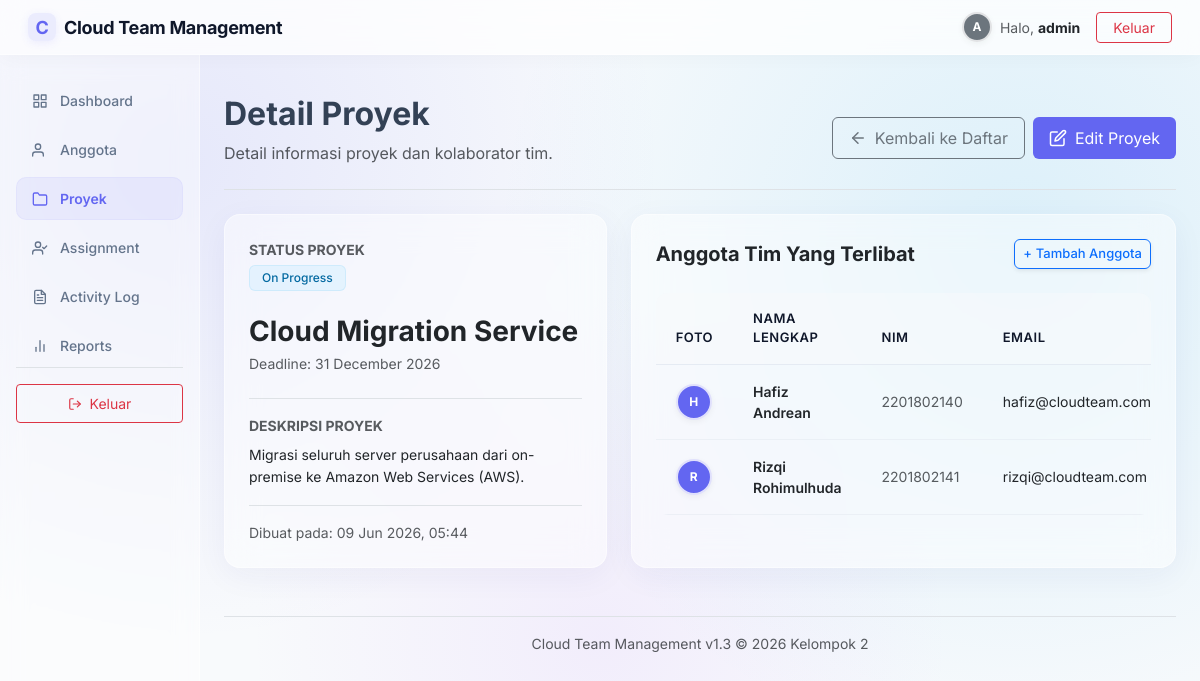
Screenshot of /proyek/detail.php?id=1 (signed in) with the database file from the repository.
### tables this page shows
CREATE TABLE `proyek` (
  `id` INT AUTO_INCREMENT PRIMARY KEY,
  `nama_proyek` VARCHAR(100) NOT NULL,
  `deskripsi` TEXT NULL,
  `status` ENUM('direncanakan', 'berjalan', 'selesai', 'tertunda') NOT NULL DEFAULT 'direncanakan',
  `deadline` DATE NOT NULL,
  `created_at` TIMESTAMP DEFAULT CURRENT_TIMESTAMP,
  `updated_at` TIMESTAMP DEFAULT CURRENT_TIMESTAMP ON UPDATE CURRENT_TIMESTAMP
);

CREATE TABLE `anggota` (
  `id` INT AUTO_INCREMENT PRIMARY KEY,
  `nama` VARCHAR(100) NOT NULL,
  `nim` VARCHAR(50) NOT NULL UNIQUE,
  `email` VARCHAR(100) NULL UNIQUE,
  `foto` VARCHAR(255) NULL,
  `id_user` INT UNIQUE NULL,
  `jabatan` VARCHAR(100) NOT NULL DEFAULT 'Developer',
  `created_at` TIMESTAMP DEFAULT CURRENT_TIMESTAMP,
  `updated_at` TIMESTAMP DEFAULT CURRENT_TIMESTAMP ON UPDATE CURRENT_TIMESTAMP,
  CONSTRAINT `fk_anggota_users` FOREIGN KEY (`id_user`) REFERENCES `users` (`id`) ON DELETE SET NULL ON UPDATE CASCADE
);

### proyek/detail.php (the view, shortened to what this page needs)
<?php
require_once __DIR__ . '/../config/layout.php';
require_once __DIR__ . '/helper.php';
$db = Database::getConnection();
$id = isset($_GET['id']) && is_numeric($_GET['id']) ? (int)$_GET['id'] : 0;
try {
    $stmt = $db->prepare("SELECT * FROM proyek WHERE id = ?");
    $stmt->execute([$id]);
    $project = $stmt->fetch();
    $memberQuery = "
        SELECT a.id, a.nama, a.nim, a.email, a.foto
        FROM anggota a
        JOIN anggota_proyek ap ON a.id = ap.anggota_id
        WHERE ap.proyek_id = ?
        ORDER BY a.nama ASC
    ";
    $memberStmt = $db->prepare($memberQuery);
    $memberStmt->execute([$id]);
    $assignedMembers = $memberStmt->fetchAll();
} catch (PDOException $e) {
    $_SESSION['flash_error'] = 'Database error: ' . $e->getMessage();
    header('Location: index.php');
    exit;
}
?>
<div class="d-flex justify-content-between flex-wrap flex-md-nowrap align-items-center pt-3 pb-2 mb-4 border-bottom">
    <div>
        <h1 class="h2 fw-bold welcome-title" id="page-title">Detail Proyek</h1>
        <p class="welcome-subtitle text-muted">Detail informasi proyek dan kolaborator tim.</p>
    </div>
    <div class="btn-toolbar mb-2 mb-md-0 gap-2">
        <a href="index.php" class="btn btn-outline-secondary d-flex align-items-center gap-2 py-2 px-3">
            <svg width="18" height="18" viewBox="0 0 24 24" fill="none" stroke="currentColor" stroke-width="2" stroke-linecap="round" stroke-linejoin="round"><line x1="19" y1="12" x2="5" y2="12"></line><polyline points="12 19 5 12 12 5"></polyline></svg>
            <span>Kembali ke Daftar</span>
        </a>
        <?php if (($_SESSION['role'] ?? '') === 'admin'): ?>
        <a href="edit.php?id=<?php echo $project['id']; ?>" class="btn btn-primary d-flex align-items-center gap-2 py-2 px-3 border-0" style="background-color: var(--primary-color);">
            <svg width="18" height="18" viewBox="0 0 24 24" fill="none" stroke="currentColor" stroke-width="2" stroke-linecap="round" stroke-linejoin="round"><path d="M11 4H4a2 2 0 0 0-2 2v14a2 2 0 0 0 2 2h14a2 2 0 0 0 2-2v-7"></path><path d="M18.5 2.5a2.121 2.121 0 1 1 3 3L12 15l-4 1 1-4 9.5-9.5z"></path></svg>
            <span>Edit Proyek</span>
        </a>
        <?php endif; ?>
    </div>
</div>
<div class="row g-4">
    <div class="col-12 col-md-5 col-lg-5">
        <div class="card border-0 shadow-sm p-4 h-100">
            <div class="d-flex flex-column h-100">
                <div class="mb-3">
                    <span class="text-muted d-block small fw-bold text-uppercase tracking-wider">Status Proyek</span>
                    <div class="mt-1">
                        <?php echo getProjectStatusBadge($project['status'], $project['deadline']); ?>
                    </div>
                </div>
                <h3 class="fw-bold text-dark mb-1 text-wrap mt-2"><?php echo htmlspecialchars($project['nama_proyek']); ?></h3>
                <span class="text-muted small d-block mb-4">Deadline: <?php echo date('d F Y', strtotime($project['deadline'])); ?></span>
                <div class="border-top pt-3 flex-grow-1">
                    <span class="text-muted d-block small fw-bold text-uppercase tracking-wider mb-2">Deskripsi Proyek</span>
                    <p class="text-dark small style-description text-wrap" style="line-height: 1.6; white-space: pre-wrap;"><?php echo !empty($project['deskripsi']) ? htmlspecialchars($project['deskripsi']) : '<em>Tidak ada deskripsi untuk proyek ini.</em>'; ?></p>
                </div>
                <div class="border-top pt-3 mt-auto small text-muted">
                    <span>Dibuat pada: <?php echo date('d M Y, H:i', strtotime($project['created_at'])); ?></span>
                </div>
            </div>
        </div>
    </div>
    <div class="col-12 col-md-7 col-lg-7">
        <div class="card border-0 shadow-sm p-4 h-100">
            <div class="d-flex justify-content-between align-items-center mb-4">
                <h5 class="fw-bold text-dark mb-0">Anggota Tim Yang Terlibat</h5>
                <?php if (($_SESSION['role'] ?? '') === 'admin'): ?>
                <a href="../assignment/create.php?project_id=<?php echo $project['id']; ?>" class="btn btn-outline-primary btn-sm d-flex align-items-center gap-1 py-1 px-2 shadow-sm" style="font-size: 13px; font-weight: 500; border-radius: 6px;">
                    <span>+</span> <span>Tambah Anggota</span>
                </a>
                <?php endif; ?>
            </div>
            <?php if (empty($assignedMembers)): ?>
                <div class="text-center text-muted py-5 my-auto">
                    <div class="fs-1 mb-2">👥</div>
                    <p class="mb-0">Belum ada anggota tim yang ditugaskan ke proyek ini.</p>
                </div>
            <?php else: ?>
                <div class="table-responsive">
                    <table class="table table-hover table-custom mb-0">
                        <thead>
                            <tr>
                                <th style="width: 70px;">Foto</th>
                                <th>Nama Lengkap</th>
                                <th>NIM</th>
                                <th>Email</th>
                            </tr>
                        </thead>
                        <tbody>
                            <?php foreach ($assignedMembers as $m): ?>
                                <tr>
                                    <td>
                                        <?php
                                        $avatarPath = '../uploads/' . $m['foto'];
                                        if (!empty($m['foto']) && file_exists(dirname(__DIR__) . '/uploads/' . $m['foto'])):
                                        ?>
                                            <img src="<?php echo htmlspecialchars($avatarPath); ?>" alt="Avatar" class="avatar-mini" style="width: 36px; height: 36px;">
                                        <?php else: ?>
                                            <div class="avatar-mini text-uppercase fw-bold" style="width: 36px; height: 36px; font-size: 12px; background-color: var(--primary-color); color: #ffffff;">
                                                <?php echo htmlspecialchars(substr($m['nama'], 0, 1)); ?>
                                            </div>
                                        <?php endif; ?>
                                    </td>
                                    <td class="fw-semibold text-dark"><?php echo htmlspecialchars($m['nama']); ?></td>
                                    <td class="text-muted small"><?php echo htmlspecialchars($m['nim']); ?></td>
                                    <td class="small"><?php echo htmlspecialchars($m['email']); ?></td>
                                </tr>
                            <?php endforeach; ?>
                        </tbody>
                    </table>
                </div>
            <?php endif; ?>
        </div>
    </div>
</div>

### proyek/helper.php (shortened to what this page needs)
<?php
function getProjectStatusLabel($status) {
    switch ($status) {
        case 'berjalan':
            return 'On Progress';
    }
}
function getProjectStatusBadge($status, $deadline) {
    $statusLabel = getProjectStatusLabel($status);
    $badgeClass = 'badge-planning';
    switch ($status) {
        case 'berjalan':
            $badgeClass = 'badge-progress';
            break;
    }
    $html = '<span class="badge ' . $badgeClass . '">' . htmlspecialchars($statusLabel) . '</span>';
    $today = date('Y-m-d');
    return $html;
}

### assets/css/style.css (style rules this page uses)
:root { --bg-color: #f8fafc; --card-bg: rgba(255, 255, 255, 0.45); --card-border: rgba(255, 255, 255, 0.45); --primary-color: #6366f1; --primary-hover: #4f46e5; --primary-glow: rgba(99, 102, 241, 0.15); --text-main: #0f172a; --text-muted: #64748b; --text-body: #334155; --border-color: rgba(226, 232, 240, 0.8); --glass-shadow: 0 8px 32px 0 rgba(31, 38, 135, 0.05); }
body { background: radial-gradient(circle at 15% 20%, rgba(99, 102, 241, 0.12) 0%, transparent 40%), radial-gradient(circle at 85% 30%, rgba(14, 165, 233, 0.12) 0%, transparent 45%), radial-gradient(circle at 50% 80%, rgba(168, 85, 247, 0.08) 0%, transparent 40%), #f8fafc; color: var(--text-body); font-family: 'Inter', -apple-system, BlinkMacSystemFont, "Segoe UI", Roboto, sans-serif; overflow-x: hidden; min-height: 100vh; }
.card, .card-summary { background: var(--card-bg) !important; backdrop-filter: blur(16px) !important; -webkit-backdrop-filter: blur(16px) !important; border: 1px solid var(--card-border) !important; border-radius: 16px !important; box-shadow: var(--glass-shadow) !important; transition: transform 0.25s cubic-bezier(0.4, 0, 0.2, 1), box-shadow 0.25s cubic-bezier(0.4, 0, 0.2, 1), border-color 0.25s ease; }
.table-custom { background-color: transparent !important; border: none !important; border-radius: 12px; overflow: hidden; }
.table-custom th { background-color: rgba(248, 250, 252, 0.5) !important; border-bottom: 1px solid var(--border-color) !important; font-weight: 600; font-size: 13px; color: var(--text-main); padding: 16px 20px; text-transform: uppercase; letter-spacing: 0.5px; }
.table-custom td { padding: 16px 20px; font-size: 14px; vertical-align: middle; border-bottom: 1px solid rgba(226, 232, 240, 0.5); background-color: transparent !important; }
.table-responsive { border-radius: 12px; overflow: hidden; }
.avatar-mini { width: 36px; height: 36px; border-radius: 50%; background-color: var(--primary-color); color: #ffffff; display: inline-flex; align-items: center; justify-content: center; font-weight: 600; font-size: 13px; object-fit: cover; border: 2px solid rgba(255, 255, 255, 0.8); box-shadow: 0 2px 6px rgba(0, 0, 0, 0.05); }
.badge { padding: 6px 12px !important; border-radius: 6px !important; font-weight: 500 !important; font-size: 12px !important; }
.badge-progress { background-color: rgba(224, 242, 254, 0.8) !important; color: #0369a1 !important; border: 1px solid rgba(14, 165, 233, 0.1) !important; }

### rows the page displays
proyek: status "On Progress", nama_proyek "Cloud Migration Service", deadline "31 December 2026", deskripsi "Migrasi seluruh server perusahaan dari on-premise ke Amazon Web Services (AWS).", created_at "09 Jun 2026, 05:44"
anggota: nama "H", nama "Hafiz Andrean", nim "2201802140", email "hafiz@cloudteam.com"
anggota: nama "R", nama "Rizqi Rohimulhuda", nim "2201802141", email "rizqi@cloudteam.com"

### other values shown
substr($currentUser['nama'] ?? $currentUser['username'], 0, 1) "A"
$currentUser['nama'] "admin"
